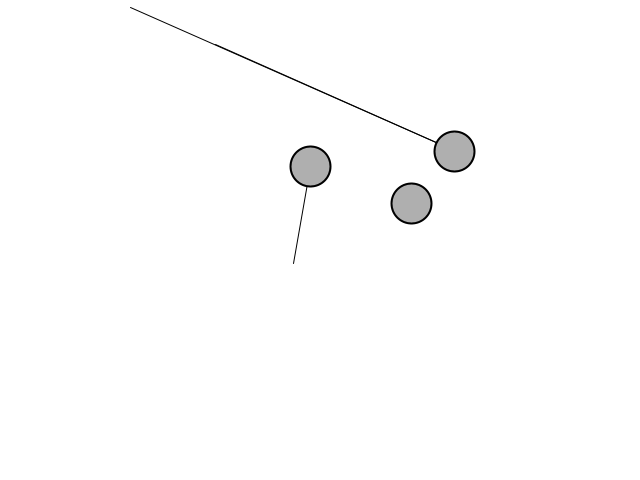
Frame 1 (no input)
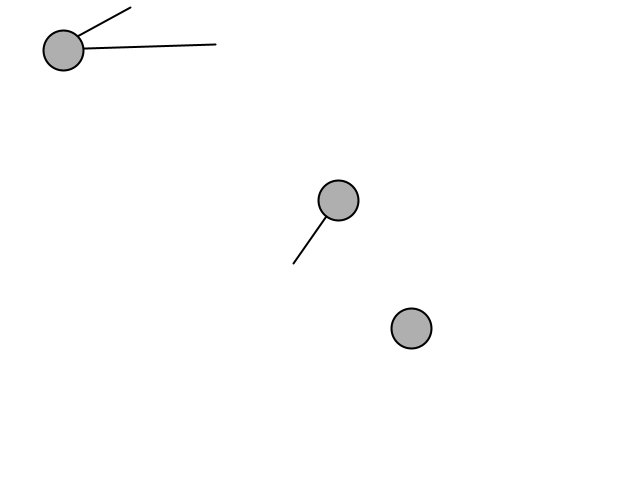
Frame 60 (the mouse pressed at the canvas centre just before this capture)
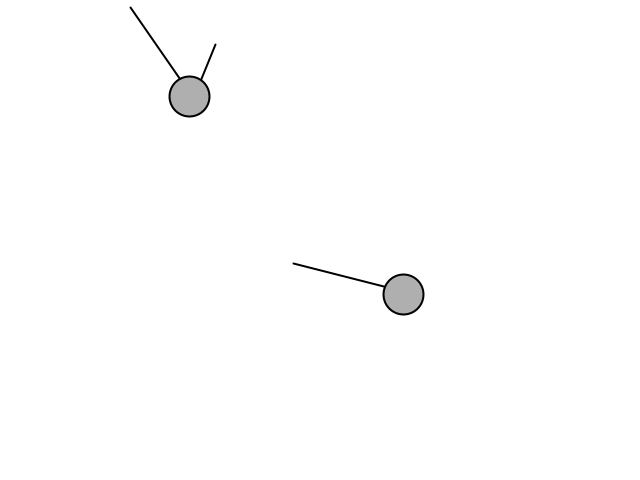
Frame 120 (the mouse held since frame 60 and released just before this capture)

The Processing sketch that drew these frames (run headless with seeded random() and noise(); from frame 60 on, the mouse is pressed at the canvas centre):

// Processing sketch: inclass_springex
// ── inclass_springex.pde
Ball ball1, ball2, ball3;
Spring spring1, spring2, spring3;


void setup() {
  size(640, 480);
  ball1 = new Ball(random(height), random(width), 100);
  ball2 = new Ball(random(height), random(width), 100);
  ball3 = new Ball(random(height), random(width), 100);
  spring1 = new Spring(random(width), random(height), 100);
  spring2 = new Spring(random(width), random(height), 100);
  spring3 = new Spring(random(width), random(height), 100);
}

void draw() {
  background(255, 100);
  spring1.update(ball1);
  spring1.display(ball1);
  
  spring2.update(ball2);
  spring2.display(ball2);
  
  spring3.update(ball2);
  spring3.display(ball2);
  
  PVector g = new PVector(0, 2);
  ball1.applyForce(g);
  ball1.update();
  ball1.display();
  
  ball2.applyForce(g);
  ball2.update();
  ball2.display();
  
  ball3.applyForce(g);
  ball3.update();
  ball3.display();
}

// ── Ball.pde
class Ball {
  PVector position;
  PVector velocity;
  PVector acceleration;
  float mass = 20;

  // Arbitrary damping to simulate friction / drag 
  float damping = 0.98;

  // For mouse interaction
  PVector dragOffset;
  boolean dragging = false;

  Ball(float x, float y, float l) {
    position = new PVector(x, y);
    velocity = new PVector();
    acceleration = new PVector();
    dragOffset = new PVector();
  }
  void update() { 
    velocity.add(acceleration);
    velocity.mult(damping);
    position.add(velocity);
    acceleration.mult(0);
  }

  // Newton's law: F = M * A
  void applyForce(PVector force) {
    PVector f = force.get();
    f.div(mass);
    acceleration.add(f);
  }


  // Draw the bob
  void display() { 
    stroke(0);
    strokeWeight(2);
    fill(175);
    if (dragging) {
      fill(50);
    }
    ellipse(position.x,position.y,mass*2,mass*2);
  } 

  // The methods below are for mouse interaction

  // This checks to see if we clicked on the mover
  void clicked(int mx, int my) {
    float d = dist(mx,my,position.x,position.y);
    if (d < mass) {
      dragging = true;
      dragOffset.x = position.x-mx;
      dragOffset.y = position.y-my;
    }
  }

  void stopDragging() {
    dragging = false;
  }

  void drag(int mx, int my) {
    if (dragging) {
      position.x = mx + dragOffset.x;
      position.y = my + dragOffset.y;
    }
  }
  
  void connectLines(){
  
  
  }
}

// ── Spring.pde
class Spring {
  PVector anchor;
  float restingLength;
  float k;

  Spring(float x, float y, float len) {
    anchor = new PVector(x, y);
    restingLength = len;
    k = .1;
  }
  void update(Ball b) {
    PVector force = PVector.sub(b.position, anchor);
    float stretch = force.mag() - restingLength;

    force.normalize();
    force.mult(k*stretch*(-1));
    b.applyForce(force);
  }

  void display(Ball b) {
    line(anchor.x, anchor.y, b.position.x, b.position.y);
  }
}
